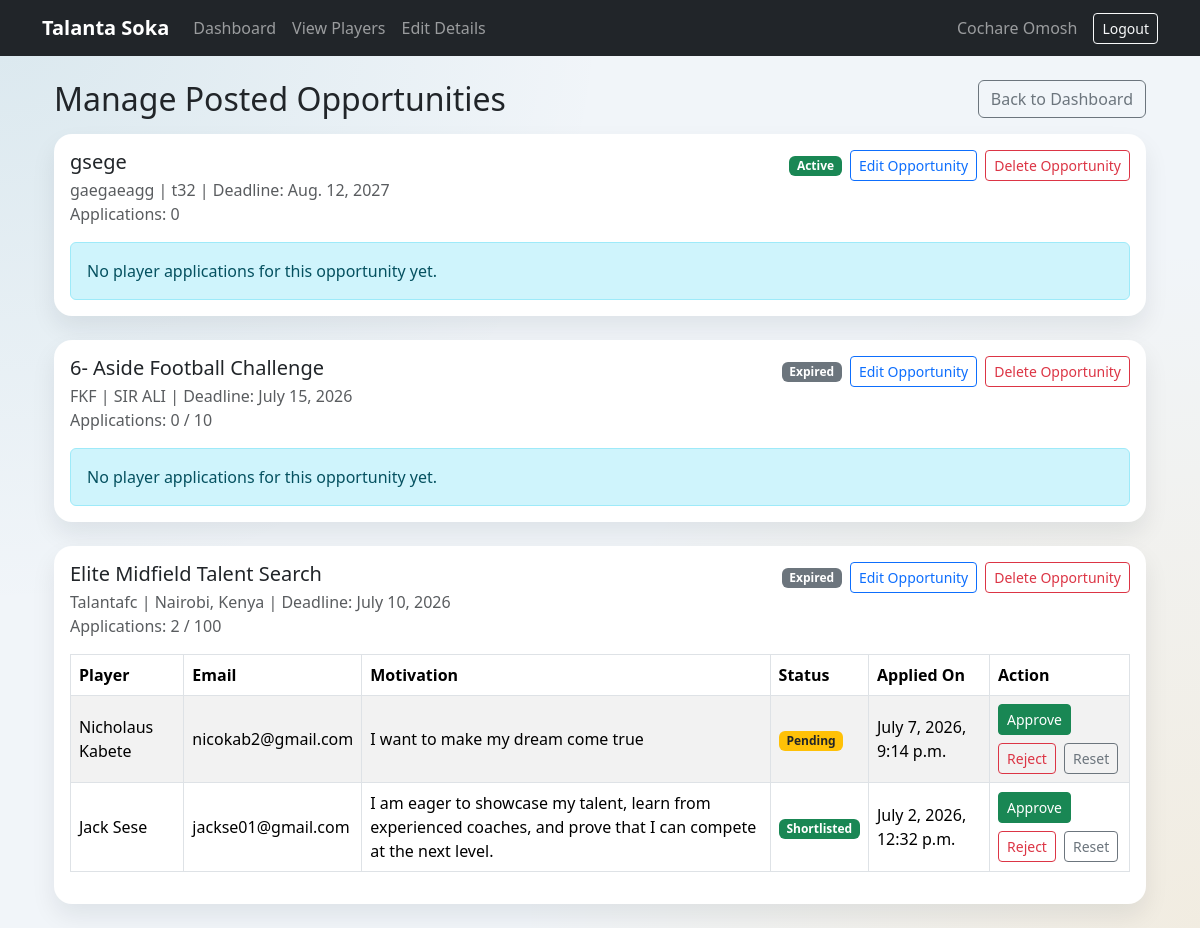
The page /opportunities/manage/ (signed in) on the database as committed earlier.
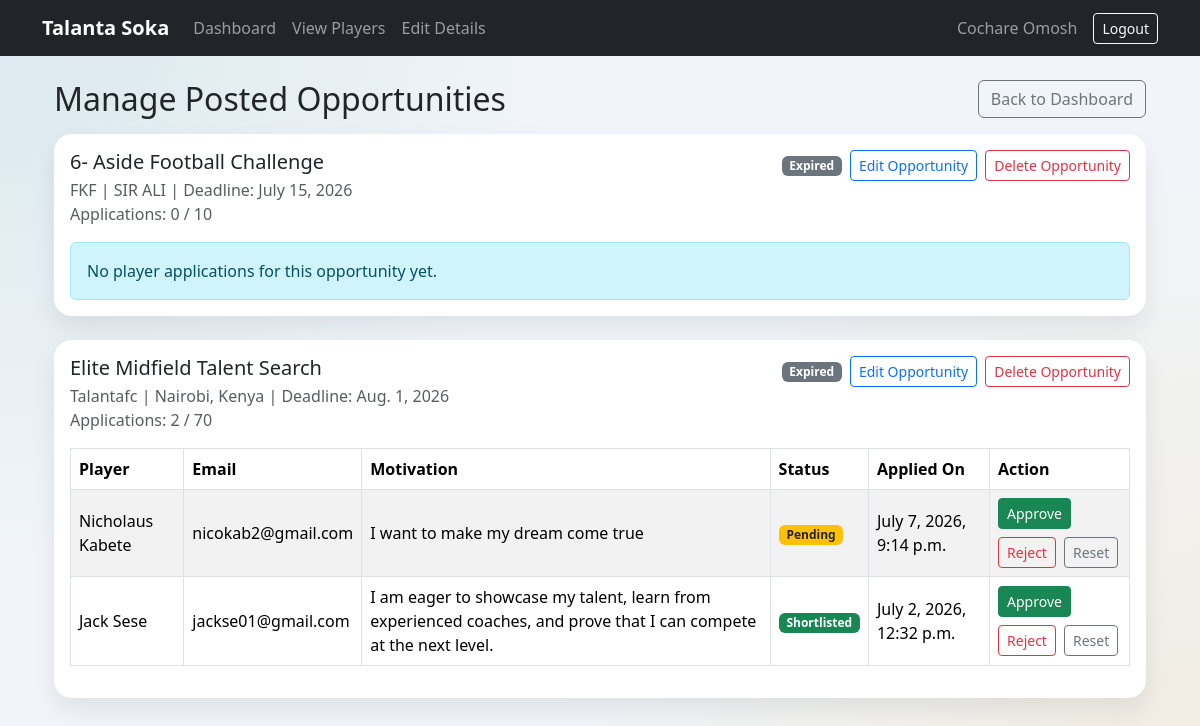
The same page on the database as committed later.
### users/models.py (models this page shows, shortened)
class User(AbstractBaseUser, PermissionsMixin):
    full_name = models.CharField(max_length=150)
    email = models.EmailField(unique=True)
    ROLE_CHOICES = [
        ('player','Player'),
        ('scout', 'Scout'),
    ]
    role = models.CharField(max_length=20, choices=ROLE_CHOICES, default='player')
    is_active = models.BooleanField(default=True)
    is_staff = models.BooleanField(default=False)
    USERNAME_FIELD = 'email'
    REQUIRED_FIELDS = ['full_name']
    objects = UserManager()

### opportunities/models.py (models this page shows, shortened)
class Opportunity(models.Model):
	scout = models.ForeignKey(
		settings.AUTH_USER_MODEL,
		on_delete=models.CASCADE,
		related_name='posted_opportunities',
	)
	title = models.CharField(max_length=150)
	organization = models.CharField(max_length=150)
	description = models.TextField()
	poster_image = models.ImageField(upload_to='opportunity_posters/', blank=True, null=True)
	location = models.CharField(max_length=120)
	deadline = models.DateField()
	max_applications = models.PositiveIntegerField(blank=True, null=True)
	is_active = models.BooleanField(default=True)
	created_at = models.DateTimeField(auto_now_add=True)
	updated_at = models.DateTimeField(auto_now=True)
	class Meta:
		ordering = ['-created_at']

class Application(models.Model):
	STATUS_CHOICES = [
		('pending', 'Pending'),
		('shortlisted', 'Shortlisted'),
		('rejected', 'Rejected'),
	]
	opportunity = models.ForeignKey(
		Opportunity,
		on_delete=models.CASCADE,
		related_name='applications',
	)
	player = models.ForeignKey(
		settings.AUTH_USER_MODEL,
		on_delete=models.CASCADE,
		related_name='opportunity_applications',
	)
	motivation = models.TextField(blank=True)
	status = models.CharField(max_length=20, choices=STATUS_CHOICES, default='pending')
	applied_at = models.DateTimeField(auto_now_add=True)
	class Meta:
		ordering = ['-applied_at']
		constraints = [
			models.UniqueConstraint(
				fields=['opportunity', 'player'],
				name='unique_player_opportunity_application',
			)
		]

### opportunities/views.py (the view)
# urls.py: path('manage/', views.manage_posted_opportunities, name='manage_posted_opportunities'),
@login_required
def manage_posted_opportunities(request):
	if request.user.role != 'scout':
		messages.error(request, 'Only scouts can manage posted opportunities.')
		return redirect('player_dashboard')
	_auto_expire_passed_deadline_opportunities()
	opportunities = (
		Opportunity.objects.filter(scout=request.user)
		.prefetch_related('applications__player')
	)
	return render(
		request,
		'scouts/manage_opportunities.html',
		{'opportunities': opportunities, 'today': timezone.localdate()},
	)

### opportunities/views.py (called while the page is built)
def _auto_expire_passed_deadline_opportunities():
	today = timezone.localdate()
	Opportunity.objects.filter(is_active=True, deadline__lt=today).update(is_active=False)

### templates/scouts/manage_opportunities.html (shortened to what this page needs)
{% extends 'base.html' %}
{% block content %}
<div class="container mt-4">
    <div class="d-flex justify-content-between align-items-center mb-3">
        <h2 class="mb-0">Manage Posted Opportunities</h2>
        <a href="{% url 'scout_dashboard' %}" class="btn btn-outline-secondary">Back to Dashboard</a>
    </div>
    {% if opportunities %}
        {% for opportunity in opportunities %}
            <div class="card mb-4">
                <div class="card-body">
                    <div class="d-flex justify-content-between align-items-start flex-wrap gap-2 mb-3">
                        <div>
                            <h5 class="mb-1">{{ opportunity.title }}</h5>
                            <p class="text-muted mb-0">{{ opportunity.organization }} | {{ opportunity.location }} | Deadline: {{ opportunity.deadline }}</p>
                            <p class="text-muted mb-0">
                                Applications: {{ opportunity.applications.count }}
                                {% if opportunity.max_applications %}
                                    / {{ opportunity.max_applications }}
                                {% endif %}
                            </p>
                        </div>
                        <div class="d-flex align-items-center gap-2">
                            {% if not opportunity.is_active %}
                                {% if opportunity.deadline < today %}
                                    <span class="badge bg-secondary">Expired</span>
                                {% else %}
                                    <span class="badge bg-secondary">Closed Early</span>
                                {% endif %}
                            {% else %}
                                <span class="badge bg-success">Active</span>
                            {% endif %}
                            <a href="{% url 'edit_posted_opportunity' opportunity.id %}" class="btn btn-sm btn-outline-primary">Edit Opportunity</a>
                            <form method="post" action="{% url 'delete_posted_opportunity' opportunity.id %}" onsubmit="return confirm('Delete this posted opportunity? This will also remove its applications.');">
                                <button type="submit" class="btn btn-sm btn-outline-danger">Delete Opportunity</button>
                            </form>
                        </div>
                    </div>
                    {% if opportunity.applications.all %}
                        <div class="table-responsive">
                            <table class="table table-bordered table-striped align-middle">
                                <thead>
                                    <tr>
                                        <th>Player</th>
                                        <th>Email</th>
                                        <th>Motivation</th>
                                        <th>Status</th>
                                        <th>Applied On</th>
                                        <th>Action</th>
                                    </tr>
                                </thead>
                                <tbody>
                                    {% for application in opportunity.applications.all %}
                                        <tr>
                                            <td>{{ application.player.full_name }}</td>
                                            <td>{{ application.player.email }}</td>
                                            <td>{{ application.motivation|default:'-' }}</td>
                                            <td>
                                                {% if application.status == 'shortlisted' %}
                                                    <span class="badge bg-success">Shortlisted</span>
                                                {% elif application.status == 'rejected' %}
                                                    <span class="badge bg-danger">Rejected</span>
                                                {% else %}
                                                    <span class="badge bg-warning text-dark">Pending</span>
                                                {% endif %}
                                            </td>
                                            <td>{{ application.applied_at }}</td>
                                            <td>
                                                <div class="d-flex flex-wrap gap-2">
                                                    <form method="post" action="{% url 'update_application_status' application.id 'shortlisted' %}">
                                                        <button type="submit" class="btn btn-sm btn-success">Approve</button>
                                                    </form>
                                                    <form method="post" action="{% url 'update_application_status' application.id 'rejected' %}">
                                                        <button type="submit" class="btn btn-sm btn-outline-danger">Reject</button>
                                                    </form>
                                                    <form method="post" action="{% url 'update_application_status' application.id 'pending' %}">
                                                        <button type="submit" class="btn btn-sm btn-outline-secondary">Reset</button>
                                                    </form>
                                                </div>
                                            </td>
                                        </tr>
                                    {% endfor %}
                                </tbody>
                            </table>
                        </div>
                    {% else %}
                        <div class="alert alert-info mb-0">No player applications for this opportunity yet.</div>
                    {% endif %}
                </div>
            </div>
        {% endfor %}
    {% else %}
        <div class="alert alert-info">You have not posted opportunities yet. <a href="{% url 'post_opportunity' %}">Post one now</a>.</div>
    {% endif %}
</div>
{% endblock %}

### templates/base.html (shortened to what this page needs)
{% load static %}
<!DOCTYPE html>
<html lang="en">
<head>
    <link href="https://cdn.jsdelivr.net/npm/bootstrap@5.3.3/dist/css/bootstrap.min.css" rel="stylesheet">
</head>
<body>
<nav class="navbar navbar-expand-lg navbar-dark bg-dark">
    <div class="container">
        <a class="navbar-brand" href="{% url 'home' %}">
            Talanta Soka
        </a>
        <div class="collapse navbar-collapse"
             id="navbarContent">
            <ul class="navbar-nav me-auto">
                <li class="nav-item">
                    {% if user.is_authenticated and user.is_staff %}
                        <a class="nav-link" href="{% url 'admin_dashboard' %}">
                    {% elif user.is_authenticated and user.role == 'player' %}
                        <a class="nav-link" href="{% url 'player_dashboard' %}">
                    {% elif user.is_authenticated and user.role == 'scout' %}
                        <a class="nav-link" href="{% url 'scout_dashboard' %}">
                    {% else %}
                        <a class="nav-link" href="{% url 'home' %}">
                    {% endif %}
                        Dashboard
                    </a>
                </li>
                <li class="nav-item">
                    {% if user.is_authenticated and user.is_staff %}
                        <a class="nav-link" href="{% url 'admin_users' %}">Users</a>
                    {% elif user.is_authenticated and user.role == 'player' %}
                        <a class="nav-link" href="{% url 'player_profile' %}">Profile</a>
                    {% elif user.is_authenticated and user.role == 'scout' %}
                        <a class="nav-link" href="{% url 'scout_player_directory' %}">View Players</a>
                    {% else %}
                        <a class="nav-link" href="{% url 'login' %}">Login</a>
                    {% endif %}
                </li>
                {% if user.is_authenticated and user.role == 'scout' and not user.is_staff %}
                    <li class="nav-item">
                        <a class="nav-link" href="{% url 'scout_edit_details' %}">Edit Details</a>
                    </li>
                {% endif %}
            </ul>
            {% if user.is_authenticated %}
                <span class="navbar-text me-3">
                    {{ user.full_name }}
                </span>
                <a href="{% url 'logout' %}"
                   class="btn btn-outline-light btn-sm">
                    Logout
                </a>
            {% endif %}
        </div>
    </div>
</nav>
<div class="container mt-4">
    <div class="position-fixed top-0 end-0 p-3" style="z-index:1080;">
    </div>
    {% block content %}
    {% endblock %}
</div>
</body>
</html>

### templates/base.html (style rules this page uses)
body { background: radial-gradient(circle at top left, rgba(14,116,144,.10), transparent 40%), radial-gradient(circle at bottom right, rgba(245,158,11,.10), transparent 45%), #f1f5f9; min-height:100vh; }
.navbar-brand { font-weight:bold; }
.card { border:none; border-radius:18px; box-shadow:0 12px 24px rgba(15,23,42,.08); }

Rows that differ between the two databases and show on the page:
removed Opportunity: title "gsege", organization "gaegaeagg", location "t32", deadline "Aug. 12, 2027", applications.count "0", is_active "Active", shows "No player applications for this opportunity yet."
changed Opportunity "Elite Midfield Talent Search": deadline "July 10, 2026" → "Aug. 1, 2026"; max_applications "100" → "70"
